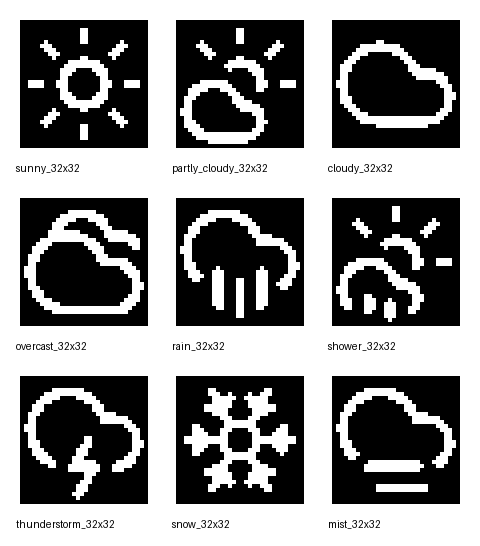
#> input picture examples/weathers/_预览_32x32那一套.png, 480 x 546 px
$ python img2naf.py '../examples/weathers/_预览_32x32那一套.png' --output out.png --width 100 --height 100
#> lines starting #> are read from the running program, lines starting #| are printed output that depends on the picture; after the words box and inside, x2 and y2 are one past the last pixel; in counts of white or black regions, pixels touching at a corner belong together
### tools/naf_convert.py
"""
NAF Convert — Shared image conversion utilities.

Used by: img2naf, gif2naf
"""

from PIL import Image


# [31 lines left out: function floyd_steinberg, not called in this run]


def image_to_pages(image, width, height):
    """
    Convert a PIL Image (mode '1') to NAF page data.

    Resizes to (width, height), converts to 1-bit.
    Returns list of bytes, one per page.

    NAF page format (MONO_VLSB):
      page[p][col].bit[b] = pixel at row (p*8 + b), column (col)
    """
    img = image.resize((width, height), Image.LANCZOS)
    if img.mode != '1':
        img = img.convert('1')

    pages_count = (height + 7) // 8
    pages = [bytearray(width) for _ in range(pages_count)]

    px = img.load()
    for y in range(height):
        page_idx = y // 8
        bit = y & 7
        for x in range(width):
            if px[x, y]:
                pages[page_idx][x] |= (1 << bit)

    return [bytes(p) for p in pages]

### tools/naf_encoder.py
"""
NAF Encoder — Nova Animation Frames encoder (PC-side Python).

Creates .naf files from raw frame data (page-organized byte arrays).
Frames can be added as RAW, RLE, DELTA, or DELTA+RLE.

Usage:
    from naf_encoder import NAFEncoder

    enc = NAFEncoder(128, 64, default_delay=100, loop_count=0)

    # Add frames (each frame is a list of `pages` bytearrays/bytes)
    enc.add_frame_rle([page0, page1, ..., page7])
    enc.add_frame_delta_rle([page0, ...])  # auto-detects unchanged pages

    # Save
    with open("output.naf", "wb") as f:
        f.write(enc.encode())

    # Or get stats
    enc.print_stats()
"""

import struct
from math import ceil
from typing import List, Optional, Tuple


class NAFEncoder:
    """Nova Animation Frames encoder."""

    MAGIC = b'NAF\x1a'
    VERSION = 1

    TYPE_RAW   = 0x00  # Uncompressed
    TYPE_RLE   = 0x01  # RLE compressed
    TYPE_DELTA = 0x02  # Delta from previous frame (raw pages)
    TYPE_D_RLE = 0x03  # Delta from previous frame + RLE

    MAX_REPEAT = 127   # Max bytes in a repeat run
    MAX_LITERAL = 127  # Max bytes in a literal run
    MIN_REPEAT = 3     # Minimum consecutive bytes to trigger repeat run

    def __init__(self, width: int, height: int,
                 default_delay: int = 100, loop_count: int = 0):
        """
        Args:
            width, height: 1~65535 pixels (0x0000 = 1024)
            default_delay: ms between frames (0 = as fast as possible)
            loop_count: 0=infinite loop, N=play N times
        """
        if width < 1 or height < 1:
            raise ValueError("Size must be at least 1×1")

        self.width = width
        self.height = height
        self.pages = ceil(height / 8)
        self.default_delay = default_delay
        self.loop_count = loop_count

        # _frames: list of (type, delay, [page0_data, ...])
        self._frames: List[Tuple[int, int, List[bytes]]] = []

        # Stats
        self._raw_total = 0      # total bytes if all RAW
        self._encoded_total = 0  # actual encoded bytes (data only)
        self._stats_per_frame: List[dict] = []

    # ── Public API ─────────────────────────────────────────

    # [4 lines left out: function add_frame_raw, not called in this run]

    def add_frame_rle(self, pages: List[bytes], delay: int = 0):
        """Add an RLE-compressed frame."""
        self._validate_pages(pages)
        self._frames.append((self.TYPE_RLE, delay, [bytes(p) for p in pages]))

    # [9 lines left out: functions add_frame_delta, add_frame_delta_rle, not called in this run]

    def encode(self) -> bytes:
        """Encode all frames and return the complete .naf file as bytes."""
        buf = bytearray()

        # ── Header (18 bytes) ────────────────────────────
        wb = self.width if self.width < 1024 else 0x0000
        hb = self.height if self.height < 1024 else 0x0000
        wb = 0x0000 if self.width == 1024 else self.width
        hb = 0x0000 if self.height == 1024 else self.height

        buf.extend(self.MAGIC)                              # 0x00: 4B magic
        buf.append(self.VERSION)                            # 0x04: 1B version
        buf.extend(struct.pack('>H', wb))                   # 0x05: 2B width  (0=1024)
        buf.extend(struct.pack('>H', hb))                   # 0x07: 2B height (0=1024)
        buf.append(self.pages)                              # 0x09: 1B pages
        buf.extend(struct.pack('>H', len(self._frames)))    # 0x0A: 2B frame count
        buf.extend(struct.pack('>H', self.default_delay))   # 0x0C: 2B default delay
        buf.append(self.loop_count)                         # 0x0E: 1B loop count
        buf.append(0x00)                                    # 0x0F: 1B flags (LE offsets)
        buf.extend(b'\x00\x00')                             # 0x10: 2B reserved

        # ── Placeholder for offset table ────────────────
        offset_table_pos = len(buf)
        buf.extend(b'\x00\x00\x00\x00' * len(self._frames))

        # ── Encode frames ───────────────────────────────
        offsets = []
        prev_pages = None

        for idx, (ftype, delay, pages) in enumerate(self._frames):
            offsets.append(len(buf))

            # Encode pages → (encoded_data_blob, page_sizes_list)
            encoded_blob, page_sizes = self._encode_pages(
                pages, prev_pages, ftype
            )

            frame_data_size = 2 * self.pages + len(encoded_blob)

            # Frame header: type(1) + delay(2) = 3 bytes
            buf.append(ftype)
            buf.extend(struct.pack('>H', delay))

            # Page table (2 bytes per page)
            for ps in page_sizes:
                buf.extend(struct.pack('>H', ps))

            # Page data blob
            buf.extend(encoded_blob)

            # Track stats
            raw_sz = self.width * self.pages
            self._raw_total += raw_sz
            self._encoded_total += frame_data_size
            self._stats_per_frame.append({
                'frame': idx,
                'type': ['RAW', 'RLE', 'DELTA', 'D_RLE'][ftype],
                'raw_bytes': raw_sz,
                'encoded_bytes': frame_data_size,
                'ratio': f"{(1 - frame_data_size / raw_sz) * 100:.1f}%",
            })

            # Update previous frame for delta
            if ftype >= self.TYPE_DELTA:
                prev_pages = pages
            elif prev_pages is None:
                prev_pages = pages  # first frame becomes baseline

        # ── Write offset table ───────────────────────────
        for i, off in enumerate(offsets):
            struct.pack_into('<I', buf, offset_table_pos + i * 4, off)

        return bytes(buf)

    # [21 lines left out: function print_stats, not called in this run]

    # ── Internal ──────────────────────────────────────────

    def _validate_pages(self, pages):
        if len(pages) != self.pages:
            raise ValueError(
                f"Expected {self.pages} pages, got {len(pages)}"
            )
        for i, p in enumerate(pages):
            if len(p) != self.width:
                raise ValueError(
                    f"Page {i}: expected {self.width} bytes, got {len(p)}"
                )

    # [57 lines left out: function _rle_encode_page, not called in this run]

    def _rle_encode_page_v2(self, data: bytes) -> bytes:
        """Cleaner RLE encoder for a single page."""
        out = bytearray()
        i = 0
        n = len(data)

        while i < n:
            # ── Measure repeat run length at position i ──
            run_len = 1
            while (i + run_len < n and
                   data[i + run_len] == data[i] and
                   run_len < self.MAX_REPEAT):
                run_len += 1

            if run_len >= self.MIN_REPEAT:
                # Emit repeat
                out.append(0x80 + run_len)
                out.append(data[i])
                i += run_len
            else:
                # Collect literal run
                lit_start = i
                i += 1
                while i < n and (i - lit_start) < self.MAX_LITERAL:
                    # Look ahead
                    ahead = 1
                    while (i + ahead < n and
                           data[i + ahead] == data[i] and
                           ahead < self.MAX_REPEAT):
                        ahead += 1
                    if ahead >= self.MIN_REPEAT:
                        break
                    i += 1

                lit_len = i - lit_start
                out.append(lit_len)
                out.extend(data[lit_start:i])

        out.append(0x00)  # terminator
        return bytes(out)

    # Use the cleaner version
    _rle_encode_page = _rle_encode_page_v2

    def _encode_pages(self, pages: List[bytes],
                      prev_pages: Optional[List[bytes]],
                      frame_type: int) -> Tuple[bytes, List[int]]:
        """
        Encode pages into (blob, page_sizes).
        Returns consecutive encoded page data blob + list of sizes.
        """
        parts = []
        page_sizes = []
        is_delta = frame_type in (self.TYPE_DELTA, self.TYPE_D_RLE)
        use_rle = frame_type in (self.TYPE_RLE, self.TYPE_D_RLE)

        for i, data in enumerate(pages):
            # ── Check all-zero ───────────────────────────
            if self._is_all_zero(data):
                page_sizes.append(0x0000)
                continue

            # ── Check delta same-as-previous ─────────────
            if is_delta and prev_pages is not None and data == prev_pages[i]:
                page_sizes.append(0xFFFF)
                continue

            # ── Encode ───────────────────────────────────
            if use_rle:
                encoded = self._rle_encode_page(data)
            else:
                encoded = data

            page_sizes.append(len(encoded))
            parts.append(encoded)

        return b''.join(parts), page_sizes

    @staticmethod
    def _is_all_zero(data: bytes) -> bool:
        """Fast check if all bytes are 0x00."""
        # For Python, check first and last byte to short-circuit
        if not data:
            return True
        # Use a simple scan for small pages, count zeros for larger
        return data.count(0) == len(data)
        # Even faster: not any(data) — works because 0 is falsy
        # return not any(data)


# ── Quick test / demo ────────────────────────────────────────


# [59 lines left out: function _demo, not called in this run]


# [2 lines that do not run on import are left out]

### tools/img2naf.py
#!/usr/bin/env python3
"""
img2naf — Convert a single image to NAF format.

CLI:  python img2naf icon.png -o icon.naf -W 32 -H 32 --dither
LIB:  from img2naf import img_to_naf
      img_to_naf("icon.png", "icon.naf", width=32, height=32, dither=True)
"""

import argparse, sys
from PIL import Image, ImageOps
from naf_encoder import NAFEncoder
from naf_convert import image_to_pages, floyd_steinberg


def fit_image(img, target_w, target_h, fit='stretch', bg_color=255):
    """Resize image to target dimensions with given fit mode.

    stretch:  Force to target size (current behavior)
    contain:  Scale to fit inside, pad with bg_color
    cover:    Scale to fill, crop center
    """
    iw, ih = img.size
    if fit == 'contain':
        scale = min(target_w / iw, target_h / ih)
        new_w, new_h = int(iw * scale), int(ih * scale)
        resized = img.resize((new_w, new_h), Image.LANCZOS)
        out = Image.new('L', (target_w, target_h), bg_color)
        out.paste(resized, ((target_w - new_w) // 2, (target_h - new_h) // 2))
        return out
    elif fit == 'cover':
        scale = max(target_w / iw, target_h / ih)
        new_w, new_h = int(iw * scale), int(ih * scale)
        resized = img.resize((new_w, new_h), Image.LANCZOS)
        left = (new_w - target_w) // 2
        top = (new_h - target_h) // 2
        return resized.crop((left, top, left + target_w, top + target_h))
    else:  # stretch
        return img.resize((target_w, target_h), Image.LANCZOS)


def img_to_naf(input_path, output_path, width, height,
               threshold=128, dither=False, delay=100,
               invert=True, fit='stretch'):
    """
    Convert a single image (PNG/JPG/BMP) to NAF.

    Args:
        input_path:  Path to image file
        output_path: Path to output .naf file
        width, height: Target size (1~65535)
        threshold:   Monochrome threshold (0~255)
        dither:      Floyd-Steinberg dithering
        delay:       Frame delay in ms
        fit:         stretch | contain | cover
    """
#> called with input_path = '../examples/weathers/_预览_32x32那一套.png', output_path = 'out.png', width = 100, height = 100, threshold = 128, dither = False, delay = 100, invert = True
    img = Image.open(input_path).convert('L')
    img = fit_image(img, width, height, fit)
#> in fit_image, `return img.resize((target_w, target_h), Image.LANCZOS)`:
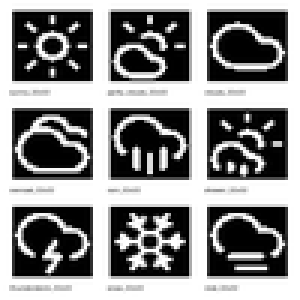
#> returned value: PIL image 100x100 L (shown 3 times larger); min 0, max 255, mean 139.8

    mono = (floyd_steinberg(img, threshold) if dither
            else img.point(lambda p: 255 if p >= threshold else 0).convert('1'))
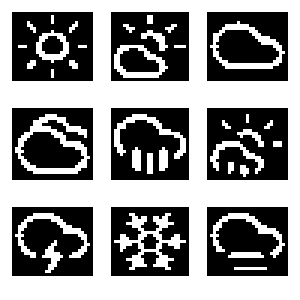
#> mono: PIL image 100x100 1 (shown 3 times larger); 55.4% white; 14 black regions, largest, box (x1, y1, x2, y2) and area: (69, 36, 96, 60) 538, (69, 69, 96, 92) 505, (4, 4, 31, 27) 496

    if invert:
        mono = ImageOps.invert(mono.convert('L')).convert('1')

    pages = image_to_pages(mono, width, height)
#> pages = 13 items

    enc = NAFEncoder(width, height, default_delay=delay, loop_count=1)
    enc.add_frame_rle(pages, delay=delay)
#> the loop in _validate_pages, `for i, p in enumerate(pages):` made 13 passes

    data = enc.encode()
#> the loop in encode, `for idx, (ftype, delay, pages) in enumerate(self._frames):` made 1 pass
#> (ftype, delay, is_delta in _encode_pages, use_rle in _encode_pages, page_sizes, frame_data_size) on pass 1: (1, 100, False, True, [36, 86, 69, 27, 37, 87, 83, 55, 33, 84, 84, 41, 0], 748)
#> after the loop in encode, `for idx, (ftype, delay, pages) in enumerate(self._frames):`: offsets = [22]; self._encoded_total = 748; self._raw_total = 1300; self._stats_per_frame = 1 item
#> the loop in encode, `for i, off in enumerate(offsets):` made 1 pass
    with open(output_path, 'wb') as f:
        f.write(data)

    raw = width * enc.pages
    return len(data), raw


def main():
    parser = argparse.ArgumentParser(description='Image → NAF converter')
    parser.add_argument('input', help='Input image (PNG, JPG, BMP, etc.)')
    parser.add_argument('-o', '--output', required=True, help='Output .naf file')
    parser.add_argument('-W', '--width', type=int, required=True, help='Target width (1~65535)')
    parser.add_argument('-H', '--height', type=int, required=True, help='Target height (1~65535)')
    parser.add_argument('-t', '--threshold', type=int, default=128, help='Monochrome threshold 0~255 (default: 128)')
    parser.add_argument('--dither', action='store_true', help='Floyd-Steinberg dithering')
    parser.add_argument('--no-invert', action='store_true', help='Disable invert')
    parser.add_argument('--delay', type=int, default=100, help='Frame delay ms (default: 100)')
    parser.add_argument('--fit', choices=['stretch','contain','cover'], default='stretch',
                        help='Fit mode (default: stretch)')
    args = parser.parse_args()

    if args.width < 1 or args.height < 1:
        print("Error: width/height must be >= 1"); sys.exit(1)

    size, raw = img_to_naf(
        args.input, args.output, args.width, args.height,
        threshold=args.threshold, dither=args.dither, delay=args.delay,
        invert=not args.no_invert, fit=args.fit,
    )
#> size = 773; raw = 1300
    pct = (1 - size / raw) * 100 if raw else 0
#> pct = 40.54
    print(f"  1 frame | {args.width}x{args.height} | RAW {raw}B → NAF {size}B ({pct:.1f}%)")
#|   1 frame | 100x100 | RAW 1300B → NAF 773B (40.5%)
    print(f"  Saved: {args.output}")


if __name__ == '__main__':
    main()
